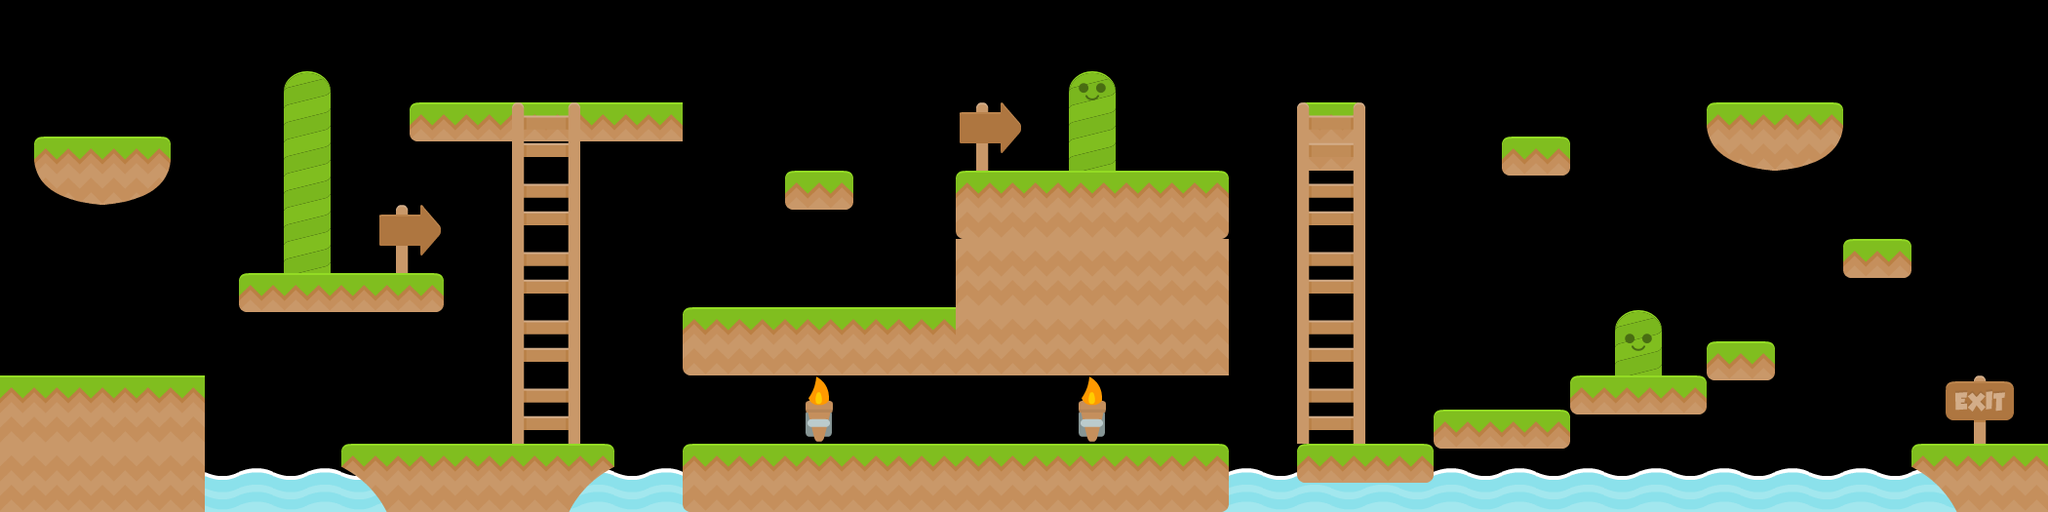

This game map was drawn from its Tiled (.tmx) file and the tilesets committed beside it. A one-line description and the trimmed map source follow:
An orthogonal 60x15 tile map with 35x35 px tiles, 3 tile layers (Background Images, Platforms, Ladders).

<map version="1.0" orientation="orthogonal" renderorder="right-down" width="60" height="15" tilewidth="35" tileheight="35" nextobjectid="1">
 <tileset firstgid="1" name="Platformer" tilewidth="70" tileheight="70" spacing="2" margin="2">
  <image source="tileset.png" width="1024" height="1024" />
 </tileset>
 <layer name="Background Images" width="60" height="15">
  <data>[900 cells, 32 non-empty, 10 distinct tile ids]</data>
 </layer>
 <layer name="Platforms" width="60" height="15">
  <data>[900 cells, 55 non-empty, 12 distinct tile ids]</data>
 </layer>
 <layer name="Ladders" width="60" height="15">
  <data>[900 cells, 10 non-empty, 2 distinct tile ids]</data>
 </layer>
</map>
